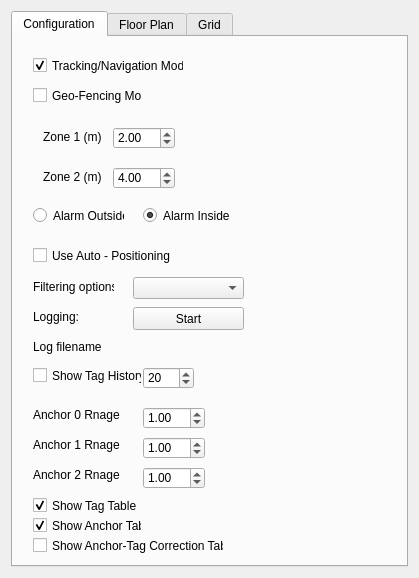
<?xml version="1.0" encoding="UTF-8"?>
<ui version="4.0">
 <class>ViewSettingsWidget</class>
 <widget class="QWidget" name="ViewSettingsWidget">
  <property name="geometry">
   <rect>
    <x>0</x>
    <y>0</y>
    <width>419</width>
    <height>578</height>
   </rect>
  </property>
  <property name="windowTitle">
   <string>Form</string>
  </property>
  <layout class="QVBoxLayout" name="verticalLayout">
   <item>
    <widget class="QTabWidget" name="tabWidget">
     <property name="minimumSize">
      <size>
       <width>300</width>
       <height>300</height>
      </size>
     </property>
     <property name="currentIndex">
      <number>0</number>
     </property>
     <widget class="QWidget" name="config_tab">
      <attribute name="title">
       <string>Configuration</string>
      </attribute>
      <widget class="QCheckBox" name="showTagHistory">
       <property name="geometry">
        <rect>
         <x>20</x>
         <y>330</y>
         <width>109</width>
         <height>17</height>
        </rect>
       </property>
       <property name="text">
        <string>Show Tag History</string>
       </property>
      </widget>
      <widget class="QCheckBox" name="showGeoFencingMode">
       <property name="geometry">
        <rect>
         <x>20</x>
         <y>50</y>
         <width>109</width>
         <height>17</height>
        </rect>
       </property>
       <property name="text">
        <string>Geo-Fencing Mode</string>
       </property>
      </widget>
      <widget class="QDoubleSpinBox" name="zone1">
       <property name="geometry">
        <rect>
         <x>100</x>
         <y>90</y>
         <width>62</width>
         <height>22</height>
        </rect>
       </property>
       <property name="maximum">
        <double>300.000000000000000</double>
       </property>
       <property name="value">
        <double>2.000000000000000</double>
       </property>
      </widget>
      <widget class="QDoubleSpinBox" name="zone2">
       <property name="geometry">
        <rect>
         <x>100</x>
         <y>130</y>
         <width>62</width>
         <height>22</height>
        </rect>
       </property>
       <property name="maximum">
        <double>300.000000000000000</double>
       </property>
       <property name="value">
        <double>4.000000000000000</double>
       </property>
      </widget>
      <widget class="QLabel" name="label_z1">
       <property name="geometry">
        <rect>
         <x>30</x>
         <y>90</y>
         <width>61</width>
         <height>20</height>
        </rect>
       </property>
       <property name="text">
        <string>Zone 1 (m)</string>
       </property>
      </widget>
      <widget class="QLabel" name="label_z2">
       <property name="geometry">
        <rect>
         <x>30</x>
         <y>130</y>
         <width>61</width>
         <height>20</height>
        </rect>
       </property>
       <property name="text">
        <string>Zone 2 (m)</string>
       </property>
      </widget>
      <widget class="QRadioButton" name="inAlarm">
       <property name="geometry">
        <rect>
         <x>130</x>
         <y>170</y>
         <width>91</width>
         <height>17</height>
        </rect>
       </property>
       <property name="text">
        <string>Alarm Inside</string>
       </property>
       <property name="checked">
        <bool>true</bool>
       </property>
      </widget>
      <widget class="QRadioButton" name="outAlarm">
       <property name="geometry">
        <rect>
         <x>20</x>
         <y>170</y>
         <width>91</width>
         <height>17</height>
        </rect>
       </property>
       <property name="text">
        <string>Alarm Outside</string>
       </property>
      </widget>
      <widget class="QSpinBox" name="tagHistoryN">
       <property name="geometry">
        <rect>
         <x>130</x>
         <y>330</y>
         <width>51</width>
         <height>22</height>
        </rect>
       </property>
       <property name="minimum">
        <number>1</number>
       </property>
       <property name="maximum">
        <number>128</number>
       </property>
       <property name="value">
        <number>20</number>
       </property>
      </widget>
      <widget class="QCheckBox" name="showTagTable">
       <property name="geometry">
        <rect>
         <x>20</x>
         <y>460</y>
         <width>109</width>
         <height>17</height>
        </rect>
       </property>
       <property name="text">
        <string>Show Tag Table</string>
       </property>
       <property name="checked">
        <bool>true</bool>
       </property>
      </widget>
      <widget class="QCheckBox" name="showAnchorTable">
       <property name="geometry">
        <rect>
         <x>20</x>
         <y>480</y>
         <width>109</width>
         <height>17</height>
        </rect>
       </property>
       <property name="text">
        <string>Show Anchor Table</string>
       </property>
       <property name="checked">
        <bool>true</bool>
       </property>
      </widget>
      <widget class="QCheckBox" name="showAnchorTagCorrectionTable">
       <property name="enabled">
        <bool>true</bool>
       </property>
       <property name="geometry">
        <rect>
         <x>20</x>
         <y>500</y>
         <width>191</width>
         <height>17</height>
        </rect>
       </property>
       <property name="text">
        <string>Show Anchor-Tag Correction Table</string>
       </property>
       <property name="checked">
        <bool>false</bool>
       </property>
      </widget>
      <widget class="QCheckBox" name="showNavigationMode">
       <property name="geometry">
        <rect>
         <x>20</x>
         <y>20</y>
         <width>151</width>
         <height>17</height>
        </rect>
       </property>
       <property name="text">
        <string>Tracking/Navigation Mode</string>
       </property>
       <property name="checked">
        <bool>true</bool>
       </property>
      </widget>
      <widget class="QComboBox" name="filtering">
       <property name="geometry">
        <rect>
         <x>120</x>
         <y>240</y>
         <width>111</width>
         <height>22</height>
        </rect>
       </property>
      </widget>
      <widget class="QLabel" name="label_z1_2">
       <property name="geometry">
        <rect>
         <x>20</x>
         <y>240</y>
         <width>81</width>
         <height>20</height>
        </rect>
       </property>
       <property name="text">
        <string>Filtering options:</string>
       </property>
      </widget>
      <widget class="QCheckBox" name="useAutoPos">
       <property name="enabled">
        <bool>true</bool>
       </property>
       <property name="geometry">
        <rect>
         <x>20</x>
         <y>210</y>
         <width>161</width>
         <height>17</height>
        </rect>
       </property>
       <property name="text">
        <string>Use Auto - Positioning</string>
       </property>
       <property name="checked">
        <bool>false</bool>
       </property>
      </widget>
      <widget class="QLabel" name="label_logingstatus">
       <property name="geometry">
        <rect>
         <x>20</x>
         <y>270</y>
         <width>91</width>
         <height>20</height>
        </rect>
       </property>
       <property name="text">
        <string>Logging:</string>
       </property>
      </widget>
      <widget class="QPushButton" name="logging_pb">
       <property name="geometry">
        <rect>
         <x>120</x>
         <y>270</y>
         <width>111</width>
         <height>23</height>
        </rect>
       </property>
       <property name="text">
        <string>Start</string>
       </property>
      </widget>
      <widget class="QLabel" name="label_logingstatus_2">
       <property name="geometry">
        <rect>
         <x>20</x>
         <y>400</y>
         <width>51</width>
         <height>20</height>
        </rect>
       </property>
       <property name="text">
        <string/>
       </property>
      </widget>
      <widget class="QLabel" name="label_logfile">
       <property name="geometry">
        <rect>
         <x>20</x>
         <y>300</y>
         <width>211</width>
         <height>20</height>
        </rect>
       </property>
       <property name="text">
        <string>Log filename</string>
       </property>
      </widget>
      <widget class="QLabel" name="label_logingstatus_3">
       <property name="geometry">
        <rect>
         <x>20</x>
         <y>240</y>
         <width>51</width>
         <height>20</height>
        </rect>
       </property>
       <property name="text">
        <string/>
       </property>
      </widget>
      <widget class="QLabel" name="label_13">
       <property name="geometry">
        <rect>
         <x>20</x>
         <y>370</y>
         <width>91</width>
         <height>16</height>
        </rect>
       </property>
       <property name="text">
        <string>Anchor 0 Rnage</string>
       </property>
      </widget>
      <widget class="QLabel" name="label_14">
       <property name="geometry">
        <rect>
         <x>20</x>
         <y>400</y>
         <width>91</width>
         <height>16</height>
        </rect>
       </property>
       <property name="text">
        <string>Anchor 1 Rnage</string>
       </property>
      </widget>
      <widget class="QLabel" name="label_15">
       <property name="geometry">
        <rect>
         <x>20</x>
         <y>430</y>
         <width>91</width>
         <height>16</height>
        </rect>
       </property>
       <property name="text">
        <string>Anchor 2 Rnage</string>
       </property>
      </widget>
      <widget class="QDoubleSpinBox" name="anchor0Range">
       <property name="geometry">
        <rect>
         <x>130</x>
         <y>370</y>
         <width>62</width>
         <height>22</height>
        </rect>
       </property>
       <property name="value">
        <double>1.000000000000000</double>
       </property>
      </widget>
      <widget class="QDoubleSpinBox" name="anchor1Range">
       <property name="geometry">
        <rect>
         <x>130</x>
         <y>400</y>
         <width>62</width>
         <height>22</height>
        </rect>
       </property>
       <property name="value">
        <double>1.000000000000000</double>
       </property>
      </widget>
      <widget class="QDoubleSpinBox" name="anchor2Range">
       <property name="geometry">
        <rect>
         <x>130</x>
         <y>430</y>
         <width>62</width>
         <height>22</height>
        </rect>
       </property>
       <property name="value">
        <double>1.000000000000000</double>
       </property>
      </widget>
     </widget>
     <widget class="QWidget" name="floorplan_tab">
      <attribute name="title">
       <string>Floor Plan</string>
      </attribute>
      <layout class="QGridLayout" name="gridLayout_2">
       <item row="3" column="2">
        <widget class="QLabel" name="label_11">
         <property name="text">
          <string>pixels</string>
         </property>
        </widget>
       </item>
       <item row="4" column="1">
        <widget class="QDoubleSpinBox" name="floorplanXScale_sb">
         <property name="maximum">
          <double>1000.000000000000000</double>
         </property>
        </widget>
       </item>
       <item row="5" column="2">
        <widget class="QLabel" name="label_9">
         <property name="text">
          <string>pixesl/m</string>
         </property>
        </widget>
       </item>
       <item row="2" column="0">
        <widget class="QLabel" name="label_3">
         <property name="text">
          <string>X Offset</string>
         </property>
        </widget>
       </item>
       <item row="2" column="1">
        <widget class="QSpinBox" name="floorplanXOff_sb">
         <property name="sizePolicy">
          <sizepolicy hsizetype="Minimum" vsizetype="Fixed">
           <horstretch>0</horstretch>
           <verstretch>0</verstretch>
          </sizepolicy>
         </property>
         <property name="minimum">
          <number>-65536</number>
         </property>
         <property name="maximum">
          <number>65535</number>
         </property>
        </widget>
       </item>
       <item row="0" column="0" colspan="2">
        <widget class="QLabel" name="floorplanPath_lb">
         <property name="text">
          <string>No Floor Plan</string>
         </property>
        </widget>
       </item>
       <item row="7" column="1">
        <widget class="QCheckBox" name="floorplanFlipY_cb">
         <property name="text">
          <string/>
         </property>
        </widget>
       </item>
       <item row="9" column="0">
        <spacer name="verticalSpacer">
         <property name="orientation">
          <enum>Qt::Vertical</enum>
         </property>
         <property name="sizeHint" stdset="0">
          <size>
           <width>20</width>
           <height>40</height>
          </size>
         </property>
        </spacer>
       </item>
       <item row="2" column="2">
        <widget class="QLabel" name="label_12">
         <property name="text">
          <string>pixels</string>
         </property>
        </widget>
       </item>
       <item row="5" column="1">
        <widget class="QDoubleSpinBox" name="floorplanYScale_sb">
         <property name="maximum">
          <double>1000.000000000000000</double>
         </property>
        </widget>
       </item>
       <item row="4" column="2">
        <widget class="QLabel" name="label_10">
         <property name="text">
          <string>pixels/m</string>
         </property>
        </widget>
       </item>
       <item row="3" column="1">
        <widget class="QSpinBox" name="floorplanYOff_sb">
         <property name="minimum">
          <number>-65536</number>
         </property>
         <property name="maximum">
          <number>65536</number>
         </property>
        </widget>
       </item>
       <item row="4" column="0">
        <widget class="QLabel" name="label_6">
         <property name="text">
          <string>X Scale</string>
         </property>
        </widget>
       </item>
       <item row="6" column="0">
        <widget class="QLabel" name="label_7">
         <property name="text">
          <string>Flip X</string>
         </property>
        </widget>
       </item>
       <item row="3" column="0">
        <widget class="QLabel" name="label_4">
         <property name="text">
          <string>Y Offset</string>
         </property>
        </widget>
       </item>
       <item row="6" column="1">
        <widget class="QCheckBox" name="floorplanFlipX_cb">
         <property name="text">
          <string/>
         </property>
        </widget>
       </item>
       <item row="5" column="0">
        <widget class="QLabel" name="label_5">
         <property name="text">
          <string>Y Scale</string>
         </property>
        </widget>
       </item>
       <item row="7" column="0">
        <widget class="QLabel" name="label_8">
         <property name="text">
          <string>Flip Y</string>
         </property>
        </widget>
       </item>
       <item row="8" column="0" colspan="2">
        <layout class="QGridLayout" name="gridLayout">
         <property name="horizontalSpacing">
          <number>6</number>
         </property>
         <item row="0" column="0">
          <widget class="QCheckBox" name="showOrigin">
           <property name="text">
            <string>Show Origin</string>
           </property>
          </widget>
         </item>
         <item row="1" column="2">
          <widget class="QPushButton" name="scaleY_pb">
           <property name="text">
            <string>Y Scale</string>
           </property>
          </widget>
         </item>
         <item row="1" column="0">
          <widget class="QPushButton" name="scaleX_pb">
           <property name="text">
            <string>X Scale</string>
           </property>
          </widget>
         </item>
         <item row="0" column="2">
          <widget class="QPushButton" name="origin_pb">
           <property name="text">
            <string>Set Origin</string>
           </property>
          </widget>
         </item>
        </layout>
       </item>
       <item row="1" column="0">
        <widget class="QPushButton" name="floorplanOpen_pb">
         <property name="sizePolicy">
          <sizepolicy hsizetype="Minimum" vsizetype="Fixed">
           <horstretch>0</horstretch>
           <verstretch>0</verstretch>
          </sizepolicy>
         </property>
         <property name="minimumSize">
          <size>
           <width>0</width>
           <height>0</height>
          </size>
         </property>
         <property name="text">
          <string>Open</string>
         </property>
        </widget>
       </item>
       <item row="1" column="1" alignment="Qt::AlignHCenter">
        <widget class="QCheckBox" name="saveFP">
         <property name="text">
          <string>Save Settings</string>
         </property>
        </widget>
       </item>
      </layout>
     </widget>
     <widget class="QWidget" name="grid_tab">
      <attribute name="title">
       <string>Grid</string>
      </attribute>
      <widget class="QWidget" name="layoutWidget">
       <property name="geometry">
        <rect>
         <x>9</x>
         <y>21</y>
         <width>132</width>
         <height>111</height>
        </rect>
       </property>
       <layout class="QGridLayout" name="gridLayout_3">
        <item row="0" column="0">
         <widget class="QLabel" name="label">
          <property name="minimumSize">
           <size>
            <width>45</width>
            <height>0</height>
           </size>
          </property>
          <property name="text">
           <string>Width (m)</string>
          </property>
         </widget>
        </item>
        <item row="0" column="1">
         <widget class="QDoubleSpinBox" name="gridWidth_sb">
          <property name="decimals">
           <number>2</number>
          </property>
          <property name="singleStep">
           <double>0.100000000000000</double>
          </property>
          <property name="value">
           <double>0.500000000000000</double>
          </property>
         </widget>
        </item>
        <item row="1" column="0">
         <widget class="QLabel" name="label_2">
          <property name="minimumSize">
           <size>
            <width>45</width>
            <height>0</height>
           </size>
          </property>
          <property name="text">
           <string>Height (m)</string>
          </property>
         </widget>
        </item>
        <item row="1" column="1">
         <widget class="QDoubleSpinBox" name="gridHeight_sb">
          <property name="singleStep">
           <double>0.100000000000000</double>
          </property>
          <property name="value">
           <double>0.500000000000000</double>
          </property>
         </widget>
        </item>
        <item row="2" column="0">
         <widget class="QCheckBox" name="gridShow">
          <property name="text">
           <string>Show Grid</string>
          </property>
         </widget>
        </item>
       </layout>
      </widget>
     </widget>
    </widget>
   </item>
  </layout>
 </widget>
 <tabstops>
  <tabstop>gridWidth_sb</tabstop>
  <tabstop>gridHeight_sb</tabstop>
  <tabstop>floorplanOpen_pb</tabstop>
  <tabstop>floorplanXOff_sb</tabstop>
  <tabstop>floorplanYOff_sb</tabstop>
  <tabstop>floorplanXScale_sb</tabstop>
  <tabstop>floorplanYScale_sb</tabstop>
  <tabstop>floorplanFlipX_cb</tabstop>
  <tabstop>floorplanFlipY_cb</tabstop>
 </tabstops>
 <resources/>
 <connections/>
</ui>
